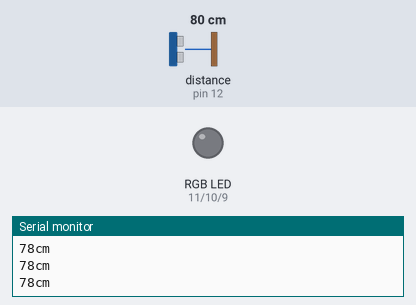
The sketch below on a simulated Arduino Uno, built with avr-gcc and run on an emulated ATmega328P. Shown: an RGB LED mixed from three pins (HIGH = lit), the last lines printed to the serial monitor. Wiring (inferred from the names in the program): ultrasonic range finder: trigger pin 13; echo pin 12. The inputs (shaded band) are chosen by the test bench; at power-on: distance to the obstacle (sensor on pin 12) 80 cm. The echo pulse lasts 58.3 µs per cm; pins used as bus, display or sensor lines are not drawn.

Above: at 1.2 s.
1.3 s: distance to the obstacle (sensor on pin 12) set to 34 cm
2.8 s: distance to the obstacle (sensor on pin 12) set to 29 cm
At 3.1 s:
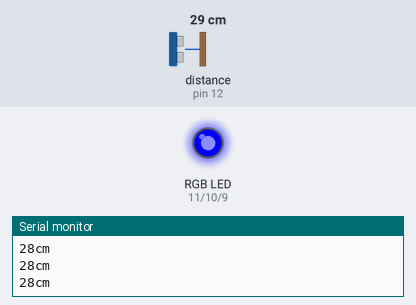
4.3 s: distance to the obstacle (sensor on pin 12) set to 25 cm
5.8 s: distance to the obstacle (sensor on pin 12) set to 22 cm
At 6.6 s:
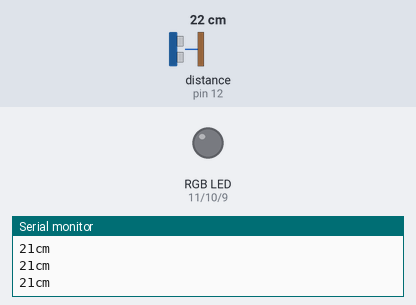
7.3 s: distance to the obstacle (sensor on pin 12) set to 2 cm
At 8.5 s:
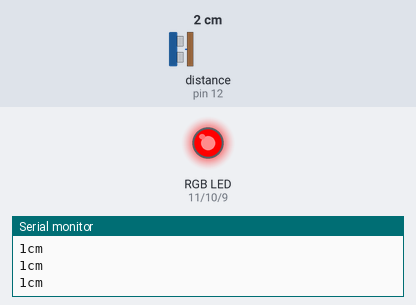
8.8 s: distance to the obstacle (sensor on pin 12) set to 9 cm
10.3 s: distance to the obstacle (sensor on pin 12) set to 12 cm
At 10.9 s:
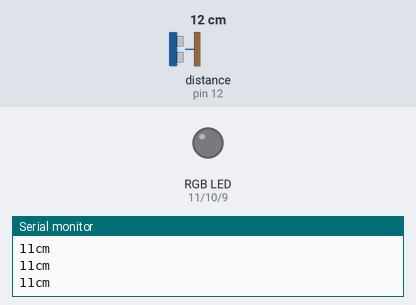
Timing chart, 0 to 12.8 s (numbered marks = the images above; inputs shaded):
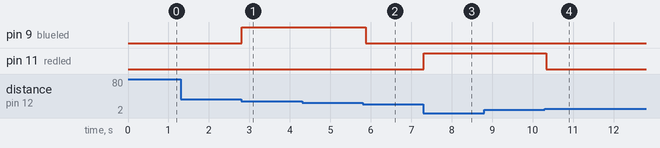

The sketch:

_17_1.ino
```cpp
int trig = 13;    // 변수 trig를 생성하고 13를 대입한다
int echo = 12;    // 변수 echo를 생성하고 12을 대입한다

int redled = 11;   //변수 redled를 생성하고 11을 대입
int greenled = 10; //변수 greenled를 생성하고 11을 대입
int blueled = 9;   //변수 blueled를 생성하고 11을 대입


void setup() {
  //초음파 센서 핀 초기화
  pinMode(trig, OUTPUT);   // trig(13)핀을 출력모드로 설정한다
  pinMode(echo, INPUT);    // echo(12)핀을 입력모드로 설정한다

  //3색 RGB LED 모듈 핀 초기화
  pinMode(redled, OUTPUT);   // redled(11)핀을 출력모드로 설정한다
  pinMode(greenled, OUTPUT);    // greenled(10)핀을 출력모드로 설정한다
  pinMode(blueled, OUTPUT);    // blueled(9)핀을 출력모드로 설정한다

  //시리얼 통신 초기화
  Serial.begin(9600);      // 통신속도를 9600으로 설정
}

void loop() {
  //초음파센서로 거리 측정 시작
  digitalWrite(trig, HIGH);   // trig(13)핀에 HIGH신호를 보낸다
  delayMicroseconds(10);   // 10마이크로초(1/100,000초) 동안
  digitalWrite(trig, LOW);   // trig(13)핀에 LOW신호를 보낸다
  int distance = pulseIn(echo, HIGH) * 17 / 1000;   //거리 계산
  Serial.print(distance);    // 변수 distance를 출력한다
  Serial.println("cm");    // 문자열 cm을 출력하고 줄바꿈
  //초음파센서로 거리 측정 끝

  if( distance > 0 && distance < 10 ) //0cm보다 크고 10cm보다 작으면
  {
      digitalWrite(redled, HIGH);
      digitalWrite(greenled, LOW);
      digitalWrite(blueled, LOW);
  }
  else if( distance > 11 && distance < 20 ) //11cm보다 크고 20cm보다 작으면
  {
      digitalWrite(redled, LOW);
      digitalWrite(greenled, HIGH);
      digitalWrite(blueled, LOW);
  }
  else if( distance > 21 && distance < 30 ) //21cm보다 크고 30cm보다 작으면
  {
      digitalWrite(redled, LOW);
      digitalWrite(greenled, LOW);
      digitalWrite(blueled, HIGH);
  }
  else //어느 조건에도 충족하지 않다면
  {
      digitalWrite(redled, LOW);
      digitalWrite(greenled, LOW);
      digitalWrite(blueled, LOW);
  }

  delay(100);                                         // 0.1초 기다린다
}
```

Measured:
- the behaviour switches between 31 and 30 cm on distance to the obstacle (sensor on pin 12) (found by bisection; images 0 and 1)
- the behaviour switches between 23 and 22 cm on distance to the obstacle (sensor on pin 12) (found by bisection; images 1 and 2)
- the behaviour switches between 10 and 11 cm on distance to the obstacle (sensor on pin 12) (found by bisection; images 3 and 4)
- after the input at 2.8 s, pin 9 (blueled): LOW → HIGH at once
- after the input at 5.8 s, pin 9 (blueled): HIGH → LOW after 0.08 s
- after the input at 7.3 s, pin 11 (redled): LOW → HIGH at once
- after the input at 10.3 s, pin 11 (redled): HIGH → LOW at once
